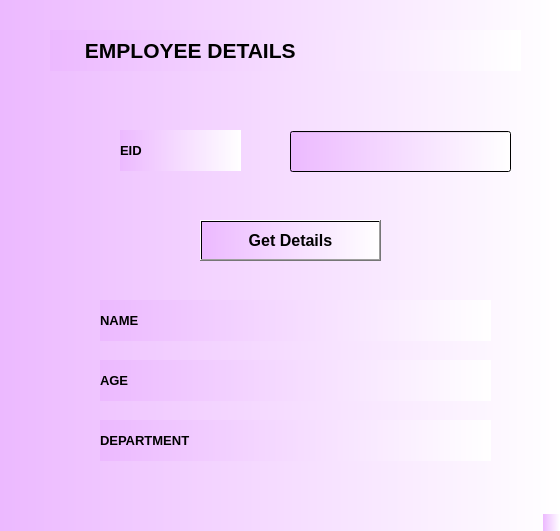
<?xml version="1.0" encoding="UTF-8"?>
<ui version="4.0">
 <class>MainWindow1</class>
 <widget class="QMainWindow" name="MainWindow1">
  <property name="geometry">
   <rect>
    <x>0</x>
    <y>0</y>
    <width>560</width>
    <height>531</height>
   </rect>
  </property>
  <property name="windowTitle">
   <string>MainWindow</string>
  </property>
  <property name="styleSheet">
   <string notr="true">background-color: qlineargradient(spread:pad, x1:0, y1:0, x2:1, y2:0, stop:0 rgba(236, 185, 255, 255), stop:1 rgba(255, 255, 255, 255));</string>
  </property>
  <widget class="QWidget" name="centralwidget">
   <widget class="QLabel" name="label">
    <property name="geometry">
     <rect>
      <x>50</x>
      <y>30</y>
      <width>471</width>
      <height>41</height>
     </rect>
    </property>
    <property name="font">
     <font>
      <pointsize>16</pointsize>
      <weight>75</weight>
      <bold>true</bold>
     </font>
    </property>
    <property name="text">
     <string>      EMPLOYEE DETAILS</string>
    </property>
   </widget>
   <widget class="QLabel" name="label_eid">
    <property name="geometry">
     <rect>
      <x>120</x>
      <y>130</y>
      <width>121</width>
      <height>41</height>
     </rect>
    </property>
    <property name="font">
     <font>
      <pointsize>10</pointsize>
      <weight>75</weight>
      <bold>true</bold>
     </font>
    </property>
    <property name="text">
     <string>EID</string>
    </property>
   </widget>
   <widget class="QLineEdit" name="eid_input">
    <property name="geometry">
     <rect>
      <x>290</x>
      <y>131</y>
      <width>221</width>
      <height>41</height>
     </rect>
    </property>
    <property name="font">
     <font>
      <pointsize>10</pointsize>
      <weight>75</weight>
      <bold>true</bold>
     </font>
    </property>
   </widget>
   <widget class="QPushButton" name="Getdetails_button">
    <property name="geometry">
     <rect>
      <x>200</x>
      <y>220</y>
      <width>181</width>
      <height>41</height>
     </rect>
    </property>
    <property name="font">
     <font>
      <pointsize>12</pointsize>
      <weight>75</weight>
      <bold>true</bold>
     </font>
    </property>
    <property name="text">
     <string>Get Details</string>
    </property>
   </widget>
   <widget class="QLabel" name="label_name">
    <property name="geometry">
     <rect>
      <x>100</x>
      <y>300</y>
      <width>391</width>
      <height>41</height>
     </rect>
    </property>
    <property name="font">
     <font>
      <pointsize>10</pointsize>
      <weight>75</weight>
      <bold>true</bold>
     </font>
    </property>
    <property name="text">
     <string>NAME</string>
    </property>
   </widget>
   <widget class="QLabel" name="label_age">
    <property name="geometry">
     <rect>
      <x>100</x>
      <y>360</y>
      <width>391</width>
      <height>41</height>
     </rect>
    </property>
    <property name="font">
     <font>
      <pointsize>10</pointsize>
      <weight>75</weight>
      <bold>true</bold>
     </font>
    </property>
    <property name="text">
     <string>AGE</string>
    </property>
   </widget>
   <widget class="QLabel" name="label_department">
    <property name="geometry">
     <rect>
      <x>100</x>
      <y>420</y>
      <width>391</width>
      <height>41</height>
     </rect>
    </property>
    <property name="font">
     <font>
      <pointsize>10</pointsize>
      <weight>75</weight>
      <bold>true</bold>
     </font>
    </property>
    <property name="text">
     <string>DEPARTMENT</string>
    </property>
   </widget>
  </widget>
  <widget class="QMenuBar" name="menubar">
   <property name="geometry">
    <rect>
     <x>0</x>
     <y>0</y>
     <width>560</width>
     <height>22</height>
    </rect>
   </property>
  </widget>
  <widget class="QStatusBar" name="statusbar"/>
 </widget>
 <resources/>
 <connections/>
</ui>
